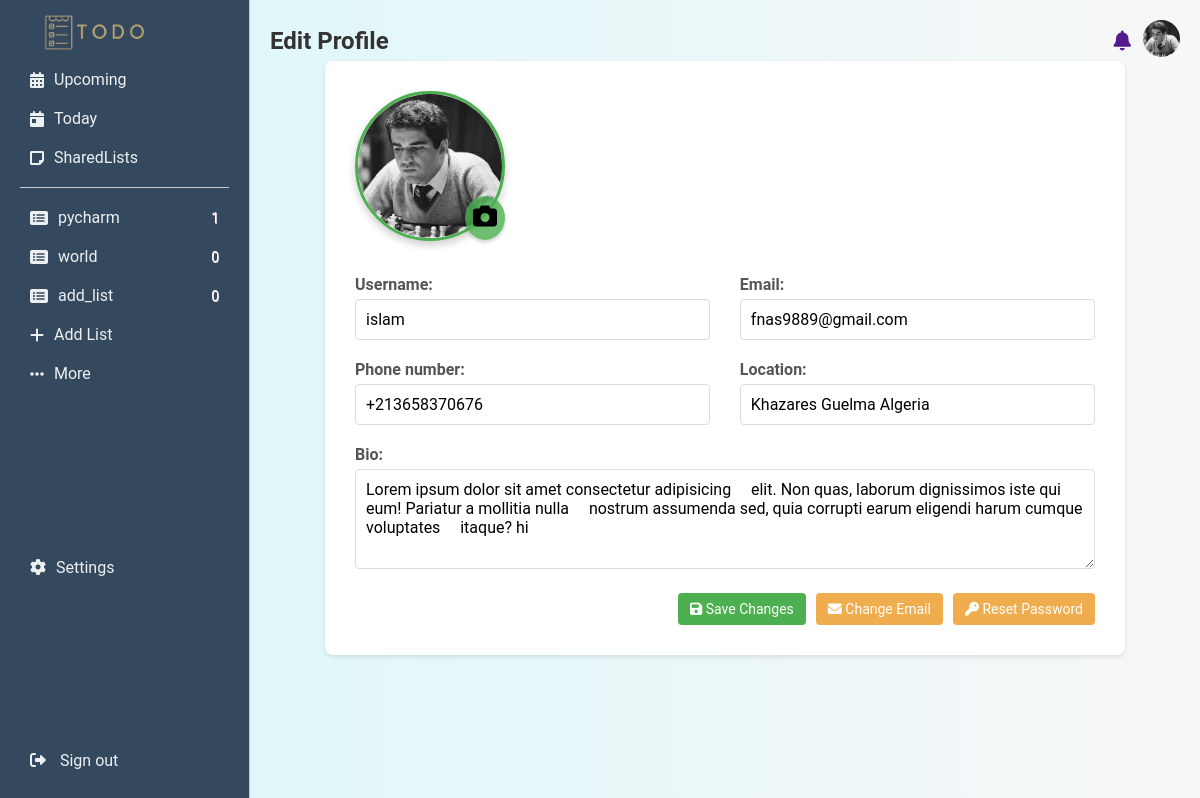
Page /profile/edit/ (signed in) on the committed database.
### base/models.py (models this page shows, shortened)
class ToDoList(models.Model):
    id = models.UUIDField(primary_key=True, default=uuid.uuid4, editable=False)
    user = models.ForeignKey(CustomUser, on_delete=models.CASCADE, related_name='todo_lists')
    name = models.CharField(max_length=255)
    description = models.TextField()
    created_at = models.DateTimeField(auto_now_add=True)
    updated_at = models.DateTimeField(auto_now=True)
    is_private = models.BooleanField(default=True)
    icon = models.CharField(max_length=50, default='fa-list-alt')
    class Meta:
        verbose_name = "To-Do List"
        verbose_name_plural = "To-Do Lists"

class CustomUser(models.Model):
    user = models.OneToOneField(User, on_delete=models.CASCADE, related_name='custom_user', null=True, blank=True)
    created_at = models.DateTimeField(auto_now_add=True)
    updated_at = models.DateTimeField(auto_now=True)
    image_profile = models.ImageField(upload_to='profiles/',default='profiles/avatar.jpg', null=True, blank=True)
    confirmation_pin  = models.CharField(max_length=6, null=True, blank=True)
    is_active = models.BooleanField(default=False)
    Boi = models.TextField(null=True,blank=True)
    location = models.TextField(null=True,blank=True)
    phone_number  =models.CharField(null=True,blank=True,max_length=13)

### base/views.py (the view)
# urls.py: path('profile/edit/', views.edit_profile, name='edit_profile'),
@login_required
def edit_profile(request):
    try:
        if request.method == 'POST':
            user_form = UserUpdateForm(request.POST, instance=request.user)
            custom_user_form = CustomUserUpdateForm(request.POST, request.FILES, instance=request.user.custom_user)
            if user_form.is_valid() and custom_user_form.is_valid():
                user_form.save()
                custom_user_form.save()
                messages.success(request, 'Profile updated successfully!')
                return redirect('profile')
            else:
                messages.error(request, 'Please correct the errors below.')
        else:
            user_form = UserUpdateForm(instance=request.user)
            custom_user_form = CustomUserUpdateForm(instance=request.user.custom_user)
            print(user_form)
            print(custom_user_form)
    except Exception as e:
        print(f'the error is : {e}')
    return render(request, 'base/edit_profile.html', {
        'user_form': user_form,
        'custom_user_form': custom_user_form,
        'title': 'Edit Profile'
    })

### base/forms.py
class UserUpdateForm(forms.ModelForm):
    username = forms.CharField(
        label='Username',
        widget=forms.TextInput(attrs={'placeholder': 'Username', 'class': 'form-control'})
    )
    email = forms.EmailField(label='Email', widget=forms.EmailInput(attrs={'placeholder': 'Email','class':'form-control','readonly':'readonly'}))
    class Meta:
        model = User
        fields = ['username', 'email']

class CustomUserUpdateForm(forms.ModelForm):
    location = forms.CharField(label='location', widget=forms.TextInput(attrs={'placeholder': 'Location','class':'form-control',}))
    phone_number = forms.CharField(label='Phone Number', widget=forms.TextInput(attrs={'placeholder':'Enter phone number','class':'form-control'}))
    image_profile = forms.ImageField(label='image profile', required=False)
    class Meta:
        model = CustomUser
        fields = ['image_profile', 'phone_number', 'location', 'Boi']

### base/context_processors.py (called while the page is built)
def user_info(request):
    if request.user.is_authenticated:
        try:
            user_profile = CustomUser.objects.get(user = request.user)
            return {
                'user':user_profile,
                'image_profile':user_profile.image_profile
            }
        except:
            print('there is error ')
    return{}

def side_bare_links(request):
    if request.user.is_authenticated:
        custom_user = CustomUser.objects.get(user=request.user)
        user_last_lists = ToDoList.objects.filter(user=custom_user).annotate(task_count=Count('tasks')).order_by('-updated_at')[:3]
        return {'custom_user': custom_user, 'user_last_lists': user_last_lists}
    return {'custom_user': None, 'user_last_lists': []}

### base/templates/base/edit_profile.html (shortened to what this page needs)
{% extends 'base/base.html' %}
{% load static %}
{% block extra_css %}
    <link rel="stylesheet" href="{% static 'css/edit_profile.css' %}">
    <link rel="stylesheet" href="https://cdnjs.cloudflare.com/ajax/libs/font-awesome/6.0.0-beta3/css/all.min.css">
{% endblock extra_css %}
{% block content %}
<div class="edit-profile-container">
    <form method="post" enctype="multipart/form-data">
        <div class="profile-image-selector">
            {% if image_profile %}
            <img id="avatar-preview" src="{{ image_profile.url }}" alt="Profile Avatar">
             {% else %}
             <img id="avatar-preview" src="{% static 'logo/avatar.jpg' %}" alt="Profile Avatar">
             {% endif %}
            <label for="id_image_profile" class="camera-icon">
            </label>
        </div>
        <div class="form-row">
            <div class="form-group">
                <label for="{{ user_form.username.id_for_label }}">Username:</label>
                {{ user_form.username }}
            </div>
            <div class="form-group">
                <label for="{{ user_form.email.id_for_label }}">Email:</label>
                {{ user_form.email }}
            </div>
        </div>
        <div class="form-row">
            <div class="form-group">
                <label for="{{ custom_user_form.phone_number.id_for_label }}">Phone number:</label>
                {{ custom_user_form.phone_number }}
            </div>
            <div class="form-group">
                <label for="{{ custom_user_form.location.id_for_label }}">Location:</label>
                {{ custom_user_form.location }}
            </div>
        </div>
        <div class="form-group full-width">
            <label for="{{ custom_user_form.Boi.id_for_label }}">Bio:</label>
            {{ custom_user_form.Boi }}
        </div>
        <div class="btn-wrapper">
            <button type="submit" class="btn-primary">
                <i class="fas fa-save"></i> Save Changes
            </button>
            <a href=" {% url 'edit_rest_email' %} ">
            <button type="button" class="btn-secondary" id="change-email-btn">
                <i class="fas fa-envelope"></i> Change Email
            </button>
           </a>
           <a href=" {% url 'edit_rest_pass' %} "> <button type="button"  class="btn-secondary"  id="reset-password-btn">
                <i class="fas fa-key"></i> Reset Password
            </button>
        </a>
        </div>
    </form>
</div>
{% endblock content %}

### base/templates/base/sidebar.html (shortened to what this page needs)
{% load static %}
{% block extra_css %}
  <link rel="stylesheet" href=" {% static 'css/side_bare_hero.css' %}">
{% endblock extra_css %}
<div class="sidebar">
  <a href=" {% url 'home' %}"> <img src="{% static 'logo/todo-removebg-preview.png' %}" alt="logo" class='logo'> </a>
  <div class="tasks">
    <div class="task-item">
      <i class="fas fa-calendar-alt"></i>
      <a>Upcoming</a>
    </div>
    <div class="task-item active">
      <i class="fas fa-calendar-day"></i>
      <a href="{% url 'today_tasks' %}">Today</a>
    </div>
    <div class="task-item">
      <i class="fas fa-sticky-note"></i>
      <a href='{% url 'shared_list' %}'>SharedLists</a>
    </div>
  </div>
  <hr>
  <div class="lists">
    {% for list in user_last_lists %}
    <div class="list-item">
      <i class="fa {{list.icon}}"></i>
      <a href="{% url 'tasks_for_list' list_id=list.id %}">{{ list.name }}</a>
      <span class="task-count">{{ list.task_count }}</span>
    </div>
    {% endfor %}
    <div class="add-new-list">
        <i class="fas fa-plus"></i>
      <a href='{% url 'create_todo_list' %}'>
        Add List
      </a>
    </div>
    <div class="more-link">
      <i class="fas fa-ellipsis-h"></i>
      <a href="{% url 'lists_view' %}">More</a>
    </div>
  </div>
  <div class="settings">
    <i class="fas fa-cog"></i>
    <a>Settings</a>
  </div>
  <div class="sign-out">
    <a href="{% url 'logout' %}">
      <i class="fas fa-sign-out-alt"></i>
      <span>Sign out</span>
    </a>
  </div>
</div>

### base/static/css/style.css (style rules this page uses)
* { margin: 0; padding: 0; box-sizing: border-box; font-family: "Roboto", system-ui; }
body { font-family: Arial, sans-serif; background-color: #F4F7F9; }

### base/static/css/edit_profile.css (style rules this page uses)
.edit-profile-container { max-width: 800px; margin: 0 auto; padding: 30px; background-color: #ffffff; border-radius: 8px; box-shadow: 0 2px 4px rgba(0, 0, 0, 0.1); }
.profile-image-selector { text-align: center; margin-bottom: 30px; position: relative; display: inline-block; }
#avatar-preview { width: 150px; height: 150px; border-radius: 50%; object-fit: cover; border: 3px solid #4CAF50; box-shadow: 0 4px 8px rgba(0, 0, 0, 0.2); }
.camera-icon { position: absolute; bottom: 0; right: 0; background-color: rgba(76, 175, 80, 0.8); color: white; border-radius: 50%; padding: 8px; cursor: pointer; box-shadow: 0 2px 4px rgba(0, 0, 0, 0.2); }
.camera-icon svg { width: 24px; height: 24px; }
.form-row { display: flex; justify-content: space-between; margin-bottom: 20px; }
.form-group { flex-basis: 48%; }
.form-group.full-width { flex-basis: 100%; }
label { display: block; margin-bottom: 5px; color: #555; font-weight: bold; }
input[type="text"], input[type="email"], input[type="tel"], textarea { width: 100%; padding: 10px; border: 1px solid #ddd; border-radius: 4px; box-sizing: border-box; font-size: 16px; }
textarea { height: 100px; resize: vertical; }
.btn-wrapper { display: flex; justify-content: flex-end; margin-top: 20px; }
.btn-primary { background-color: #4CAF50; color: white; padding: 8px 12px; border: none; border-radius: 4px; cursor: pointer; font-size: 14px; margin-left: 10px; }
.btn-secondary { background-color: #f0ad4e; color: white; padding: 8px 12px; border: none; border-radius: 4px; cursor: pointer; font-size: 14px; margin-left: 10px; }

### base/static/css/side_bare_hero.css (style rules this page uses)
.logo { height: 35px; width: auto; margin-top: -5px; margin-bottom: 6px; }
a { text-decoration: none; }
.sidebar { background-color: #34495E; border-right: 1px solid #BDC3C7; padding: 20px; width: 250px; display: flex; flex-direction: column; position: fixed; height: 100%; top: 0; left: 0; overflow-y: auto; z-index: 1000; }
.tasks .task-item, .lists .list-item, .tags .tag-item , .add-new-list, .add-new-tag, .settings, .sign-out { display: flex; align-items: center; padding: 10px; border-radius: 8px; cursor: pointer; -webkit-border-radius: 8px; -moz-border-radius: 8px; -ms-border-radius: 8px; -o-border-radius: 8px; }
.tasks .task-item i, .lists .list-item i, .tags .tag-item i { margin-right: 10px; font-size: 16px; }
.tasks .task-item .task-count, .lists .list-item .task-count { margin-left: auto; font-size: 14px; color: #ffffff; text-shadow: 0.5px 0.5px #ffe6e6; }
.add-new-list, .add-new-tag, .more-link { display: flex; align-items: center; padding: 10px; border-radius: 5px; cursor: pointer; color: #666; text-decoration: none; }
.add-new-list i, .add-new-tag i, .more-link i { margin-right: 10px; font-size: 16px; }
.settings, .sign-out { display: flex; align-items: center; padding: 10px; border-radius: 5px; cursor: pointer; color: #666; margin-top: auto; }
.settings i, .sign-out i { margin-right: 10px; font-size: 16px; }
.sidebar a, .sidebar i { color: #ECF0F1; }
.task-count { color: #BDC3C7; }
.sidebar i { color: #ECF0F1; }
hr { border: none; border-top: 1px solid #ccc; margin: 10px 0; }

### rows in the picture
ToDoList: name "pycharm", task_count "1"
ToDoList: name "world", task_count "0"
ToDoList: name "add_list", task_count "0"
CustomUser: phone_number "+213658370676", location "Khazares Guelma Algeria", Boi "Lorem ipsum dolor sit amet consectetur adipisicing elit. Non quas, laborum dignissimos iste qui eum! Pariatur a mollitia nulla nostrum assumenda sed, quia corrupti earum eligendi harum cumque voluptates itaque? hi"

### other values in the picture
{{ title }} "Edit Profile"
